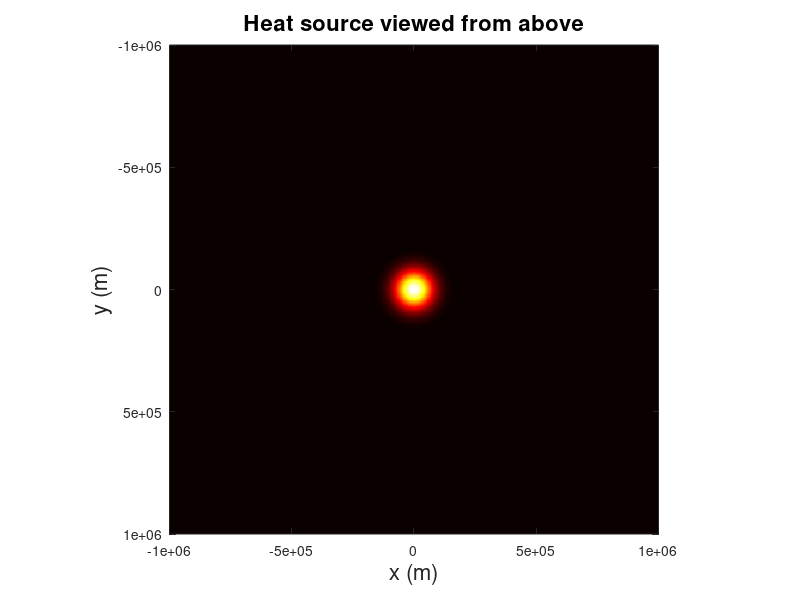
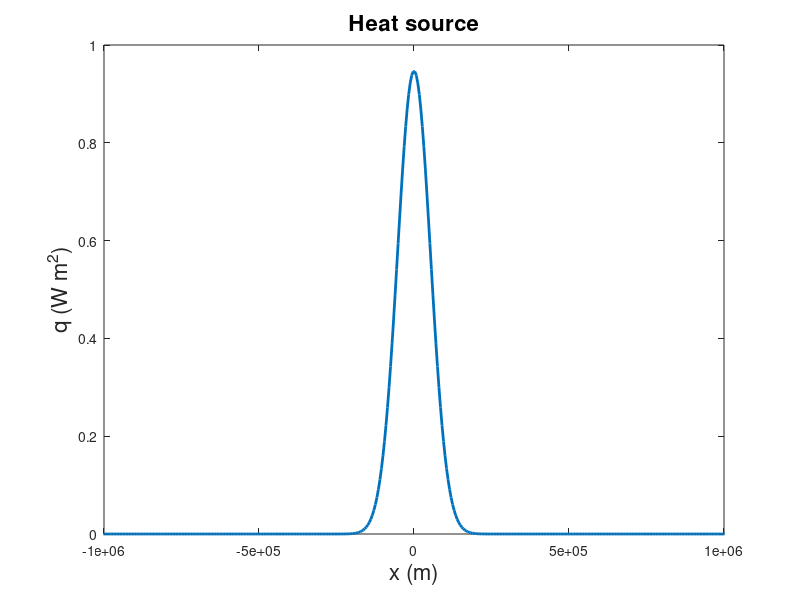
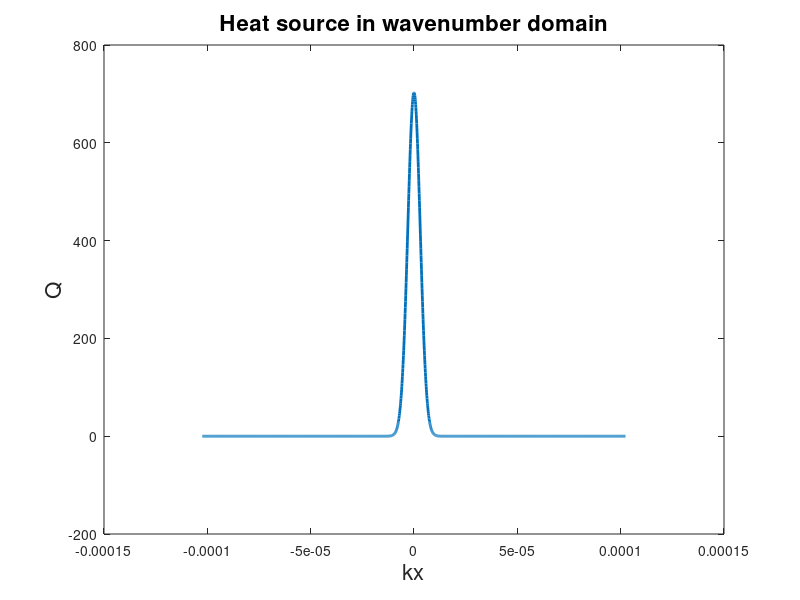
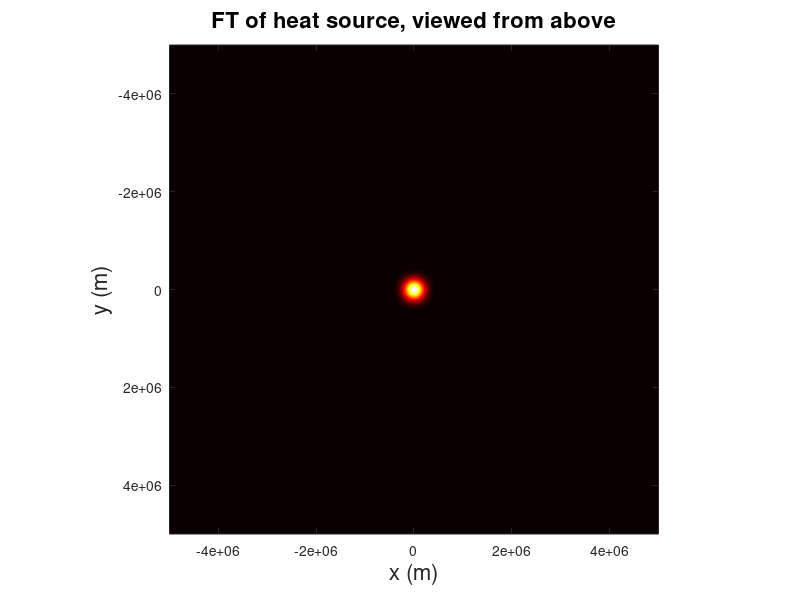

Reproduce these figures in MATLAB, in order.
% code for HW 4 Presentation
% heat flow due to a plume

clear all; close all;

n = 2048; % grid refinement
Lx = 1e7; % length of x domain in m
Ly = 1e7; % length of y domain in m
Lz = 1e5; % length of z domain in m
x = linspace(-Lx/2,Lx/2,n);
y = linspace(-Ly/2,Ly/2,n);
z = linspace(0,Lz,n);

kx = (-n/2:n/2-1)/Lx;
ky = (-n/2:n/2-1)/Ly;

vx = 3/100/(365*24*60*60); % cm/yr to m/s 
vy = 0; %assuming 1d plate motion
sigma = 50^3/(2*sqrt(2*log(2))); % m
A = 0.948; % W m^-2
k = 3.3; % W m^-2
kappa = 8e-7; %m^2 s^-1

% make the domain and wavenumber domain mesh
[X,Y] = meshgrid(x,y);
[KX,KY] = meshgrid(kx,ky);

% define heat source function
q = A*exp(-(X.*X + Y.*Y)/(2*sigma^2)); % no delta function?

% plot heat source function
figure
lw = 2;
fs = 16;
imagesc(x,y,abs(q))
xlim([-1e6 1e6])
ylim([-1e6 1e6])
axis square 
colormap hot
xlabel('x (m)','FontSize',fs)
ylabel('y (m)','FontSize',fs)
title('Heat source viewed from above','FontSize',fs)

figure
plot(x,q(:,n/2),'LineWidth',lw)
xlim([-1e6 1e6])
ylim([0 1])
xlabel('x (m)','FontSize',fs)
title('Heat source','FontSize',fs)
ylabel('q (W m^2)','FontSize',fs)


%% take fourier transform of heat source fcn
Q = fftshift(fft2(fftshift(q)));

% plot fft of heat source fcn
figure
plot(kx,Q(:,n/2),'LineWidth',lw)
%xlim([-1e6 1e6])
%ylim([0 1])
xlabel('kx','FontSize',fs)
ylabel('Q','FontSize',fs)
title('Heat source in wavenumber domain','FontSize',fs)


figure
imagesc(x,y,real(Q))
axis square 
colormap hot
xlabel('x (m)','FontSize',fs)
ylabel('y (m)','FontSize',fs)
title('FT of heat source, viewed from above','FontSize',fs)

%% define p
p = sqrt( (KX.*KX + KY.*KY) + 1i*(vx.*KX+vy.*KY)/(2*pi*kappa));

%% remove singularity in p
sing = find(p==0);
p(sing) = p(sing+1); % I don't like this. 
                    
% z0 = 0; % so many questions about this???
% [FX,Z] = meshgrid(x,z);
% z0 = zeros(n,n);

z0 = 8e3;
z = 0;

% define temp function in wavenumber domain
% T = Q.*exp(-2*pi*p*abs(z0-z))- exp(-2*pi*p*abs(z0+z))./(2*1i*p);
T = Q.*exp(-2*pi*p*abs(z0-z))- exp(-2*pi*p*abs(z0+z))./(2*1i*p);

figure
pcolor(KX,KY,real(T))
colorbar
title('Temperature in wavenumber domain')
shading flat

% take inverse ft to get temp function in real domain
t = ifftshift(ifft2(fftshift(T)));

figure
plot(x,t(:,n/2))
title('Slice of temperature at surface at y=0')

figure
pcolor(X,Y,real(t))
colorbar
shading flat
title('Temperature in real domain')
xlim([-1e6 1e6])
ylim([-1e6 1e6])